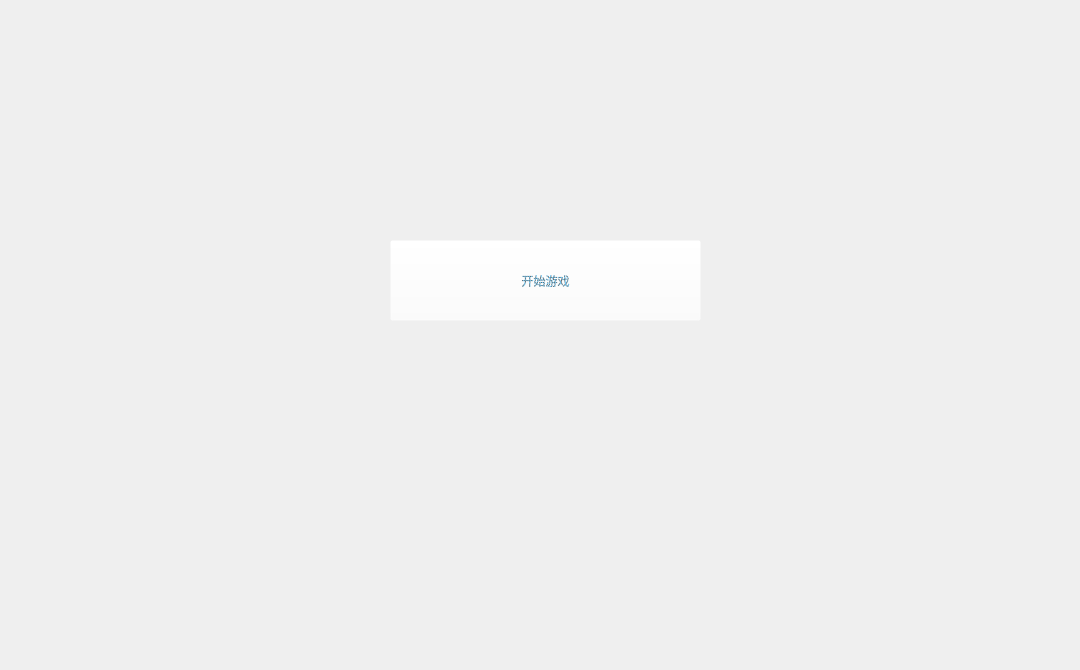
<?xml version="1.0" encoding="UTF-8"?>
<ui version="4.0">
 <class>Menu</class>
 <widget class="QWidget" name="Menu">
  <property name="geometry">
   <rect>
    <x>0</x>
    <y>0</y>
    <width>1080</width>
    <height>670</height>
   </rect>
  </property>
  <property name="windowTitle">
   <string>Form</string>
  </property>
  <widget class="QPushButton" name="pushButton">
   <property name="geometry">
    <rect>
     <x>390</x>
     <y>240</y>
     <width>311</width>
     <height>81</height>
    </rect>
   </property>
   <property name="styleSheet">
    <string notr="true">color: qradialgradient(spread:repeat, cx:0.5, cy:0.5, radius:0.077, fx:0.5, fy:0.5, stop:0 rgba(0, 169, 255, 147), stop:0.497326 rgba(0, 0, 0, 147), stop:1 rgba(0, 169, 255, 147));
background-color: rgba(255, 255, 255, 0);
font: 22pt &quot;华文琥珀&quot;;</string>
   </property>
   <property name="text">
    <string>开始游戏</string>
   </property>
  </widget>
  <widget class="QLabel" name="label">
   <property name="geometry">
    <rect>
     <x>20</x>
     <y>0</y>
     <width>251</width>
     <height>221</height>
    </rect>
   </property>
   <property name="styleSheet">
    <string notr="true">image: url(:/game/resource/ui/eng.png);
background-color: rgba(255, 255, 255, 0);</string>
   </property>
   <property name="text">
    <string/>
   </property>
  </widget>
 </widget>
 <resources/>
 <connections/>
</ui>
